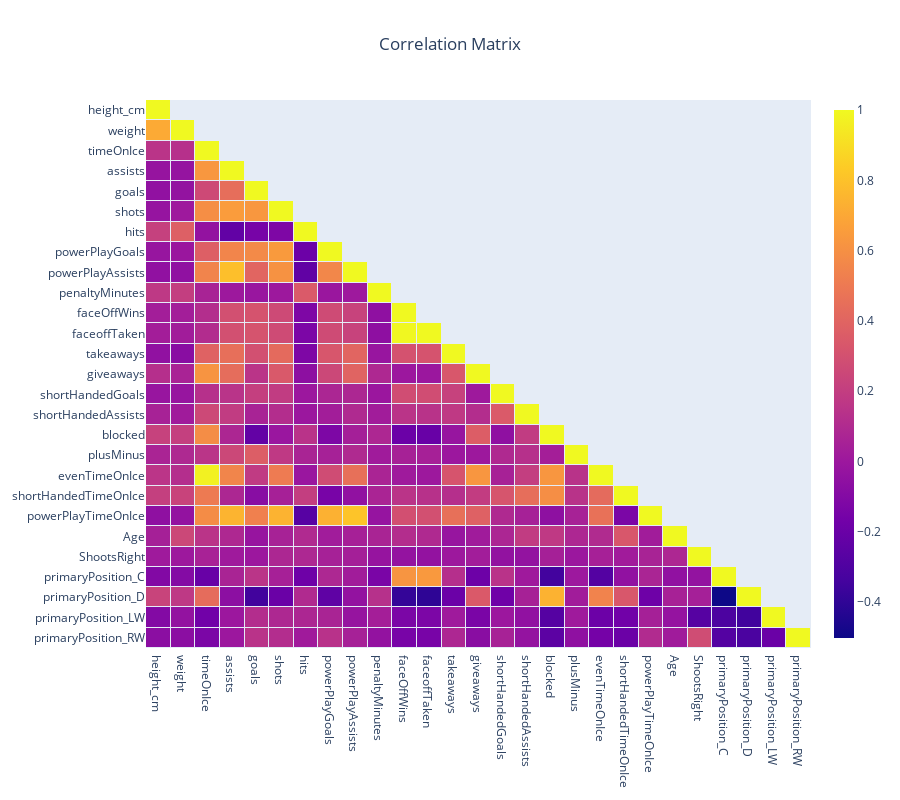

Notebook code cell kept with this figure:
### Markdown cell above
## Correlation Analysis

### Code cell
corr = dfCorrable.corr()

mask = np.triu(np.ones_like(corr, dtype=bool), k=1)

import plotly.graph_objects as go

# Create a masked correlation matrix
masked_corr = corr.mask(mask)
#masked_corr = masked_corr.iloc[::-1,::-1]

heat = go.Heatmap(z=masked_corr,
                  x=dfCorrable.columns,
                  y=dfCorrable.columns,
                  xgap=1, ygap=1,
                  colorbar_thickness=20,
                  colorbar_ticklen=3,
                   )


title = 'Correlation Matrix'               

layout = go.Layout(title_text=title, title_x=0.5, 
                   height=800,
                   xaxis_showgrid=False,
                   yaxis_showgrid=False,
                   yaxis_autorange='reversed')
   
fig=go.Figure(data=[heat], layout=layout)        
fig.show()

### Figure 1 — Plotly figure (JSON) as saved in the notebook; plotly's stock layout.template omitted (floating-point values rounded to 4 significant figures; data arrays with more than 128 entries replaced by an {"elided": "..."} marker saying what was removed)
{"data": [{"colorbar": {"thickness": 20, "ticklen": 3}, "type": "heatmap", "x": ["height_cm", "weight", "timeOnIce", "assists", "goals", "shots", "hits", "powerPlayGoals", "powerPlayAssists", "penaltyMinutes", "faceOffWins", "faceoffTaken", "takeaways", "giveaways", "shortHandedGoals", "shortHandedAssists", "blocked", "plusMinus", "evenTimeOnIce", "shortHandedTimeOnIce", "powerPlayTimeOnIce", "Age", "ShootsRight", "primaryPosition_C", "primaryPosition_D", "primaryPosition_LW", "primaryPosition_RW"], "xgap": 1, "y": ["height_cm", "weight", "timeOnIce", "assists", "goals", "shots", "hits", "powerPlayGoals", "powerPlayAssists", "penaltyMinutes", "faceOffWins", "faceoffTaken", "takeaways", "giveaways", "shortHandedGoals", "shortHandedAssists", "blocked", "plusMinus", "evenTimeOnIce", "shortHandedTimeOnIce", "powerPlayTimeOnIce", "Age", "ShootsRight", "primaryPosition_C", "primaryPosition_D", "primaryPosition_LW", "primaryPosition_RW"], "ygap": 1, "z": {"elided": "27x27 float values"}}], "layout": {"height": 800, "title": {"text": "Correlation Matrix", "x": 0.5}, "xaxis": {"showgrid": false}, "yaxis": {"autorange": "reversed", "showgrid": false}}}
